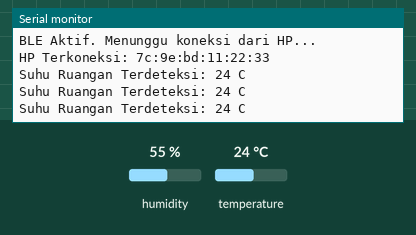
Recording of a sketch running on a simulated Arduino Uno R4 WiFi. On the bench: the last lines printed to the serial monitor. Inputs (shaded band) come from the test bench; at power-on: temperature 24 °C, humidity 55 %. Nothing arrives over Bluetooth unless stated; a phone connects over Bluetooth LE 3 s after start.

Above: at 7.8 s.
7.9 s: temperature set to 12 °C
At 12.2 s:
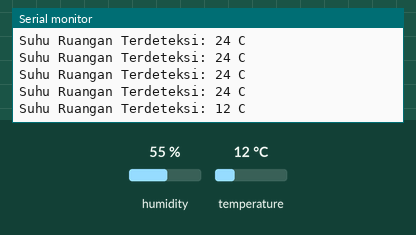
13.6 s: temperature set to 19 °C
At 16.5 s:
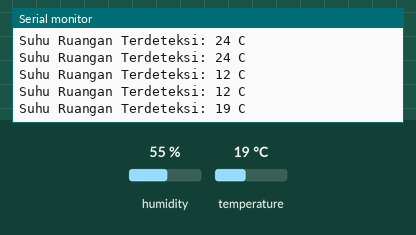
Timing chart, 0 to 18.0 s (numbered marks = the images above; inputs shaded):
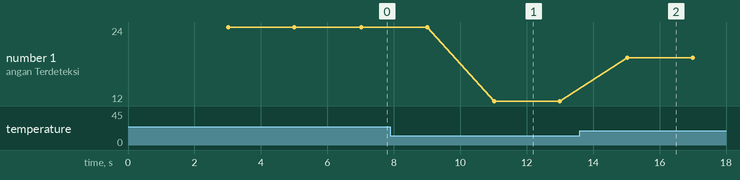

The sketch:

telemetry-suhu-dht11.ino
```cpp
#include <ArduinoBLE.h>
#include "DHT.h" // Memanggil library sensor DHT

// 1. KONFIGURASI SENSOR DHT11
#define DHTPIN 2       // Pin data sensor DHT11 dihubungkan ke Digital Pin 2
#define DHTTYPE DHT11  // Menentukan jenis sensor (DHT11)

// Membuat objek sensor DHT
DHT dht(DHTPIN, DHTTYPE);

// 2. MEMBUAT BUKU MENU BLE
BLEService sensorService("9e154c5c-d036-4089-8ec1-c042eeda5b42");

// Item Menu: Sensor Suhu (Tipe Int / Bilangan Bulat)
BLEIntCharacteristic suhuCharacteristic("9e154c5c-d037-4089-8ec1-c042eeda5b42", BLERead | BLENotify);

// Variabel untuk timer telemetri (pengiriman data berkala)
unsigned long waktuSebelumnya = 0;

void setup() {
  Serial.begin(115200);

  // Mulai komunikasi dengan sensor DHT
  dht.begin();

  // Mulai komunikasi BLE
  if (!BLE.begin()) {
    Serial.println("Gagal memulai BLE!");
    while (1);
  }

  // 3. MENGATUR IDENTITAS BLUETOOTH
  BLE.setLocalName("Monitor Suhu");
  BLE.setAdvertisedService(sensorService);

  sensorService.addCharacteristic(suhuCharacteristic);
  BLE.addService(sensorService);

  // Set nilai awal di HP menjadi 0
  suhuCharacteristic.writeValue(0);

  BLE.advertise();
  Serial.println("BLE Aktif. Menunggu koneksi dari HP...");
}

void loop() {
  BLEDevice central = BLE.central();

  if (central) {
    Serial.print("HP Terkoneksi: ");
    Serial.println(central.address());

    while (central.connected()) {

      // LOGIKA TELEMETRI (Mengirim setiap 2 detik / 2000 ms)
      if (millis() - waktuSebelumnya >= 2000) {
        waktuSebelumnya = millis(); // Reset timer

        // 4. MEMBACA DATA SENSOR ASLI
        // Sensor DHT11 biasanya membaca suhu dalam tipe desimal (float)
        float suhuAsli = dht.readTemperature();

        // FITUR PENGAMANAN (Safety Check)
        // Mengecek apakah pembacaan gagal (Kabel kendor/putus)
        // isnan = Is Not A Number
        if (isnan(suhuAsli)) {
          Serial.println("AWAS: Gagal membaca data dari sensor DHT11! Cek kabel.");
        } else {
          // Jika sukses, ubah angka desimal menjadi angka bulat (Integer)
          // agar cocok dengan tipe data suhuCharacteristic di atas.
          int suhuBulat = (int)suhuAsli;

          Serial.print("Suhu Ruangan Terdeteksi: ");
          Serial.print(suhuBulat);
          Serial.println(" C");

          // LEMPAR DATA KE HP!
          suhuCharacteristic.writeValue(suhuBulat);
        }
      }

    }

    Serial.println("HP Terputus.");
  }
}
```

Measured:
- after the input at 7.9 s, the serial monitor: prints a new line after 3.1 s (image 1)
- after the input at 13.6 s, the serial monitor: prints a new line after 1.4 s (image 2)
- plotted number 1: 24 → 12 after the input at 7.9 s, 12 → 19 after the input at 13.6 s
